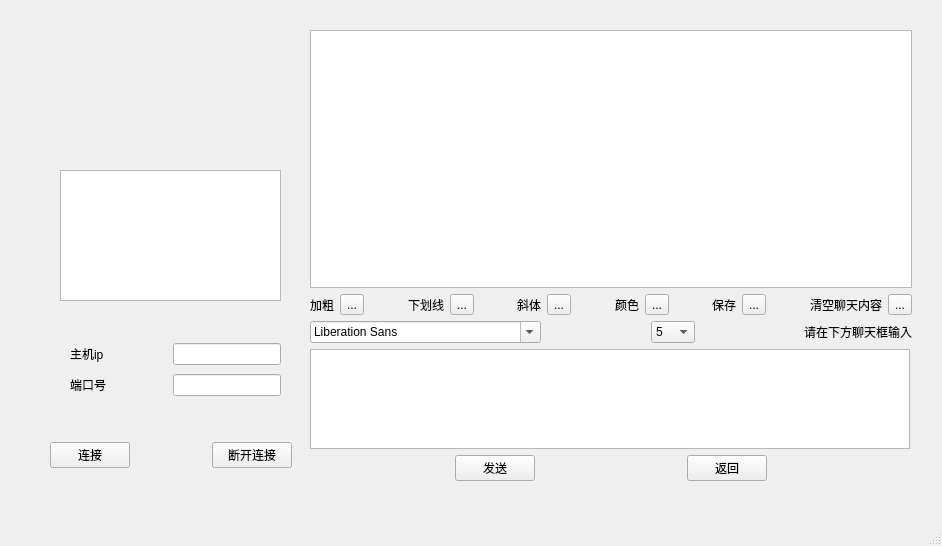
<?xml version="1.0" encoding="UTF-8"?>
<ui version="4.0">
 <class>MainWindow</class>
 <widget class="QMainWindow" name="MainWindow">
  <property name="geometry">
   <rect>
    <x>0</x>
    <y>0</y>
    <width>942</width>
    <height>546</height>
   </rect>
  </property>
  <property name="windowTitle">
   <string>MainWindow</string>
  </property>
  <widget class="QWidget" name="centralwidget">
   <widget class="QTextEdit" name="textEdit">
    <property name="geometry">
     <rect>
      <x>60</x>
      <y>170</y>
      <width>221</width>
      <height>131</height>
     </rect>
    </property>
   </widget>
   <widget class="QStackedWidget" name="stackedWidget">
    <property name="geometry">
     <rect>
      <x>120</x>
      <y>40</y>
      <width>101</width>
      <height>101</height>
     </rect>
    </property>
    <property name="currentIndex">
     <number>0</number>
    </property>
    <widget class="QWidget" name="page">
     <widget class="QLabel" name="label_7">
      <property name="geometry">
       <rect>
        <x>0</x>
        <y>0</y>
        <width>100</width>
        <height>100</height>
       </rect>
      </property>
      <property name="styleSheet">
       <string notr="true">image: url(:/images/R-C.jfif);</string>
      </property>
      <property name="text">
       <string/>
      </property>
     </widget>
    </widget>
    <widget class="QWidget" name="page_2">
     <widget class="QLabel" name="label_9">
      <property name="geometry">
       <rect>
        <x>10</x>
        <y>30</y>
        <width>100</width>
        <height>100</height>
       </rect>
      </property>
      <property name="styleSheet">
       <string notr="true">image: url(:/images/R-C (2).jfif);</string>
      </property>
      <property name="text">
       <string/>
      </property>
     </widget>
    </widget>
   </widget>
   <widget class="QStackedWidget" name="stackedWidget_2">
    <property name="geometry">
     <rect>
      <x>120</x>
      <y>40</y>
      <width>101</width>
      <height>101</height>
     </rect>
    </property>
    <property name="currentIndex">
     <number>0</number>
    </property>
    <widget class="QWidget" name="page_3">
     <widget class="QLabel" name="label_12">
      <property name="geometry">
       <rect>
        <x>0</x>
        <y>0</y>
        <width>100</width>
        <height>100</height>
       </rect>
      </property>
      <property name="styleSheet">
       <string notr="true">image: url(:/images/R-C (1).jfif);</string>
      </property>
      <property name="text">
       <string/>
      </property>
     </widget>
    </widget>
    <widget class="QWidget" name="page_4">
     <layout class="QGridLayout" name="gridLayout">
      <item row="0" column="0">
       <widget class="QLabel" name="label_13">
        <property name="minimumSize">
         <size>
          <width>50</width>
          <height>50</height>
         </size>
        </property>
        <property name="maximumSize">
         <size>
          <width>50</width>
          <height>50</height>
         </size>
        </property>
        <property name="styleSheet">
         <string notr="true">image: url(:/images/R-C.jfif);</string>
        </property>
        <property name="text">
         <string/>
        </property>
       </widget>
      </item>
      <item row="0" column="1">
       <widget class="QLabel" name="label_14">
        <property name="minimumSize">
         <size>
          <width>50</width>
          <height>50</height>
         </size>
        </property>
        <property name="maximumSize">
         <size>
          <width>50</width>
          <height>50</height>
         </size>
        </property>
        <property name="styleSheet">
         <string notr="true">
image: url(:/images/R-C (1).jfif);</string>
        </property>
        <property name="text">
         <string/>
        </property>
       </widget>
      </item>
      <item row="1" column="0">
       <widget class="QLabel" name="label_15">
        <property name="minimumSize">
         <size>
          <width>50</width>
          <height>50</height>
         </size>
        </property>
        <property name="maximumSize">
         <size>
          <width>50</width>
          <height>50</height>
         </size>
        </property>
        <property name="styleSheet">
         <string notr="true">
image: url(:/images/R-C (2).jfif);</string>
        </property>
        <property name="text">
         <string/>
        </property>
       </widget>
      </item>
      <item row="1" column="1">
       <widget class="QLabel" name="label_16">
        <property name="minimumSize">
         <size>
          <width>50</width>
          <height>50</height>
         </size>
        </property>
        <property name="maximumSize">
         <size>
          <width>50</width>
          <height>50</height>
         </size>
        </property>
        <property name="styleSheet">
         <string notr="true">image: url(:/images/R-C.png);</string>
        </property>
        <property name="text">
         <string/>
        </property>
       </widget>
      </item>
     </layout>
    </widget>
   </widget>
   <widget class="QWidget" name="">
    <property name="geometry">
     <rect>
      <x>310</x>
      <y>30</y>
      <width>602</width>
      <height>451</height>
     </rect>
    </property>
    <layout class="QVBoxLayout" name="verticalLayout_2">
     <item>
      <widget class="QPlainTextEdit" name="jieshou_kuang">
       <property name="minimumSize">
        <size>
         <width>600</width>
         <height>240</height>
        </size>
       </property>
      </widget>
     </item>
     <item>
      <layout class="QHBoxLayout" name="horizontalLayout">
       <item>
        <widget class="QLabel" name="label">
         <property name="text">
          <string>加粗</string>
         </property>
        </widget>
       </item>
       <item>
        <widget class="QToolButton" name="jiacu">
         <property name="toolTip">
          <string>加粗</string>
         </property>
         <property name="text">
          <string>...</string>
         </property>
         <property name="icon">
          <iconset resource="res.qrc">
           <normaloff>:/images/bold.png</normaloff>:/images/bold.png</iconset>
         </property>
         <property name="checkable">
          <bool>true</bool>
         </property>
        </widget>
       </item>
       <item>
        <spacer name="horizontalSpacer">
         <property name="orientation">
          <enum>Qt::Horizontal</enum>
         </property>
         <property name="sizeHint" stdset="0">
          <size>
           <width>40</width>
           <height>20</height>
          </size>
         </property>
        </spacer>
       </item>
       <item>
        <widget class="QLabel" name="label_4">
         <property name="text">
          <string>下划线</string>
         </property>
        </widget>
       </item>
       <item>
        <widget class="QToolButton" name="xiahuaxian">
         <property name="toolTip">
          <string>下划线</string>
         </property>
         <property name="text">
          <string>...</string>
         </property>
         <property name="icon">
          <iconset resource="res.qrc">
           <normaloff>:/images/under.png</normaloff>:/images/under.png</iconset>
         </property>
         <property name="checkable">
          <bool>true</bool>
         </property>
        </widget>
       </item>
       <item>
        <spacer name="horizontalSpacer_2">
         <property name="orientation">
          <enum>Qt::Horizontal</enum>
         </property>
         <property name="sizeHint" stdset="0">
          <size>
           <width>40</width>
           <height>20</height>
          </size>
         </property>
        </spacer>
       </item>
       <item>
        <widget class="QLabel" name="label_2">
         <property name="text">
          <string>斜体</string>
         </property>
        </widget>
       </item>
       <item>
        <widget class="QToolButton" name="xieti">
         <property name="toolTip">
          <string>斜体</string>
         </property>
         <property name="text">
          <string>...</string>
         </property>
         <property name="icon">
          <iconset resource="res.qrc">
           <normaloff>:/images/italic.png</normaloff>:/images/italic.png</iconset>
         </property>
         <property name="checkable">
          <bool>true</bool>
         </property>
        </widget>
       </item>
       <item>
        <spacer name="horizontalSpacer_3">
         <property name="orientation">
          <enum>Qt::Horizontal</enum>
         </property>
         <property name="sizeHint" stdset="0">
          <size>
           <width>40</width>
           <height>20</height>
          </size>
         </property>
        </spacer>
       </item>
       <item>
        <widget class="QLabel" name="label_3">
         <property name="text">
          <string>颜色</string>
         </property>
        </widget>
       </item>
       <item>
        <widget class="QToolButton" name="color">
         <property name="toolTip">
          <string>颜色</string>
         </property>
         <property name="text">
          <string>...</string>
         </property>
         <property name="icon">
          <iconset resource="res.qrc">
           <normaloff>:/images/color.png</normaloff>:/images/color.png</iconset>
         </property>
        </widget>
       </item>
       <item>
        <spacer name="horizontalSpacer_4">
         <property name="orientation">
          <enum>Qt::Horizontal</enum>
         </property>
         <property name="sizeHint" stdset="0">
          <size>
           <width>40</width>
           <height>20</height>
          </size>
         </property>
        </spacer>
       </item>
       <item>
        <widget class="QLabel" name="label_6">
         <property name="text">
          <string>保存</string>
         </property>
        </widget>
       </item>
       <item>
        <widget class="QToolButton" name="save">
         <property name="toolTip">
          <string>保存</string>
         </property>
         <property name="text">
          <string>...</string>
         </property>
         <property name="icon">
          <iconset resource="res.qrc">
           <normaloff>:/images/save.png</normaloff>:/images/save.png</iconset>
         </property>
        </widget>
       </item>
       <item>
        <spacer name="horizontalSpacer_5">
         <property name="orientation">
          <enum>Qt::Horizontal</enum>
         </property>
         <property name="sizeHint" stdset="0">
          <size>
           <width>40</width>
           <height>20</height>
          </size>
         </property>
        </spacer>
       </item>
       <item>
        <widget class="QLabel" name="label_5">
         <property name="text">
          <string>清空聊天内容</string>
         </property>
        </widget>
       </item>
       <item>
        <widget class="QToolButton" name="qingkong">
         <property name="toolTip">
          <string>清空聊天界面</string>
         </property>
         <property name="text">
          <string>...</string>
         </property>
         <property name="icon">
          <iconset resource="res.qrc">
           <normaloff>:/images/clear.png</normaloff>:/images/clear.png</iconset>
         </property>
        </widget>
       </item>
      </layout>
     </item>
     <item>
      <layout class="QHBoxLayout" name="horizontalLayout_3">
       <item>
        <widget class="QFontComboBox" name="zhiti"/>
       </item>
       <item>
        <spacer name="horizontalSpacer_6">
         <property name="orientation">
          <enum>Qt::Horizontal</enum>
         </property>
         <property name="sizeHint" stdset="0">
          <size>
           <width>40</width>
           <height>20</height>
          </size>
         </property>
        </spacer>
       </item>
       <item>
        <widget class="QComboBox" name="ziti_size">
         <item>
          <property name="text">
           <string>5</string>
          </property>
         </item>
         <item>
          <property name="text">
           <string>6</string>
          </property>
         </item>
         <item>
          <property name="text">
           <string>7</string>
          </property>
         </item>
         <item>
          <property name="text">
           <string>8</string>
          </property>
         </item>
         <item>
          <property name="text">
           <string>9</string>
          </property>
         </item>
         <item>
          <property name="text">
           <string>10</string>
          </property>
         </item>
         <item>
          <property name="text">
           <string>11</string>
          </property>
         </item>
         <item>
          <property name="text">
           <string>12</string>
          </property>
         </item>
         <item>
          <property name="text">
           <string>13</string>
          </property>
         </item>
         <item>
          <property name="text">
           <string>14</string>
          </property>
         </item>
         <item>
          <property name="text">
           <string>15</string>
          </property>
         </item>
         <item>
          <property name="text">
           <string>16</string>
          </property>
         </item>
         <item>
          <property name="text">
           <string>17</string>
          </property>
         </item>
         <item>
          <property name="text">
           <string>18</string>
          </property>
         </item>
         <item>
          <property name="text">
           <string>19</string>
          </property>
         </item>
         <item>
          <property name="text">
           <string>20</string>
          </property>
         </item>
        </widget>
       </item>
       <item>
        <spacer name="horizontalSpacer_7">
         <property name="orientation">
          <enum>Qt::Horizontal</enum>
         </property>
         <property name="sizeHint" stdset="0">
          <size>
           <width>40</width>
           <height>20</height>
          </size>
         </property>
        </spacer>
       </item>
       <item>
        <widget class="QLabel" name="label_8">
         <property name="text">
          <string>请在下方聊天框输入</string>
         </property>
        </widget>
       </item>
      </layout>
     </item>
     <item>
      <layout class="QVBoxLayout" name="verticalLayout">
       <item>
        <widget class="QTextEdit" name="input_kuang">
         <property name="maximumSize">
          <size>
           <width>600</width>
           <height>100</height>
          </size>
         </property>
        </widget>
       </item>
       <item>
        <layout class="QHBoxLayout" name="horizontalLayout_2">
         <item>
          <spacer name="horizontalSpacer_9">
           <property name="orientation">
            <enum>Qt::Horizontal</enum>
           </property>
           <property name="sizeHint" stdset="0">
            <size>
             <width>40</width>
             <height>20</height>
            </size>
           </property>
          </spacer>
         </item>
         <item>
          <widget class="QPushButton" name="sendButton">
           <property name="text">
            <string>发送</string>
           </property>
          </widget>
         </item>
         <item>
          <spacer name="horizontalSpacer_8">
           <property name="orientation">
            <enum>Qt::Horizontal</enum>
           </property>
           <property name="sizeHint" stdset="0">
            <size>
             <width>40</width>
             <height>20</height>
            </size>
           </property>
          </spacer>
         </item>
         <item>
          <widget class="QPushButton" name="fanhui">
           <property name="text">
            <string>返回</string>
           </property>
          </widget>
         </item>
         <item>
          <spacer name="horizontalSpacer_10">
           <property name="orientation">
            <enum>Qt::Horizontal</enum>
           </property>
           <property name="sizeHint" stdset="0">
            <size>
             <width>40</width>
             <height>20</height>
            </size>
           </property>
          </spacer>
         </item>
        </layout>
       </item>
      </layout>
     </item>
    </layout>
   </widget>
   <widget class="QWidget" name="">
    <property name="geometry">
     <rect>
      <x>70</x>
      <y>340</y>
      <width>211</width>
      <height>61</height>
     </rect>
    </property>
    <layout class="QVBoxLayout" name="verticalLayout_3">
     <item>
      <layout class="QHBoxLayout" name="horizontalLayout_5">
       <item>
        <widget class="QLabel" name="label_10">
         <property name="text">
          <string>主机ip</string>
         </property>
        </widget>
       </item>
       <item>
        <spacer name="horizontalSpacer_11">
         <property name="orientation">
          <enum>Qt::Horizontal</enum>
         </property>
         <property name="sizeHint" stdset="0">
          <size>
           <width>40</width>
           <height>20</height>
          </size>
         </property>
        </spacer>
       </item>
       <item>
        <widget class="QLineEdit" name="hostEdit">
         <property name="maximumSize">
          <size>
           <width>130</width>
           <height>16777215</height>
          </size>
         </property>
        </widget>
       </item>
      </layout>
     </item>
     <item>
      <layout class="QHBoxLayout" name="horizontalLayout_4">
       <item>
        <widget class="QLabel" name="label_11">
         <property name="text">
          <string>端口号</string>
         </property>
        </widget>
       </item>
       <item>
        <spacer name="horizontalSpacer_12">
         <property name="orientation">
          <enum>Qt::Horizontal</enum>
         </property>
         <property name="sizeHint" stdset="0">
          <size>
           <width>40</width>
           <height>20</height>
          </size>
         </property>
        </spacer>
       </item>
       <item>
        <widget class="QLineEdit" name="portEdit">
         <property name="maximumSize">
          <size>
           <width>130</width>
           <height>16777215</height>
          </size>
         </property>
        </widget>
       </item>
      </layout>
     </item>
    </layout>
   </widget>
   <widget class="QWidget" name="">
    <property name="geometry">
     <rect>
      <x>50</x>
      <y>440</y>
      <width>242</width>
      <height>31</height>
     </rect>
    </property>
    <layout class="QHBoxLayout" name="horizontalLayout_6">
     <item>
      <widget class="QPushButton" name="connectButton">
       <property name="text">
        <string>连接</string>
       </property>
      </widget>
     </item>
     <item>
      <spacer name="horizontalSpacer_13">
       <property name="orientation">
        <enum>Qt::Horizontal</enum>
       </property>
       <property name="sizeHint" stdset="0">
        <size>
         <width>40</width>
         <height>20</height>
        </size>
       </property>
      </spacer>
     </item>
     <item>
      <widget class="QPushButton" name="disconnectButton">
       <property name="text">
        <string>断开连接</string>
       </property>
      </widget>
     </item>
    </layout>
   </widget>
  </widget>
  <widget class="QMenuBar" name="menubar">
   <property name="geometry">
    <rect>
     <x>0</x>
     <y>0</y>
     <width>942</width>
     <height>26</height>
    </rect>
   </property>
  </widget>
  <widget class="QStatusBar" name="statusbar"/>
 </widget>
 <resources>
  <include location="res.qrc"/>
 </resources>
 <connections/>
</ui>
